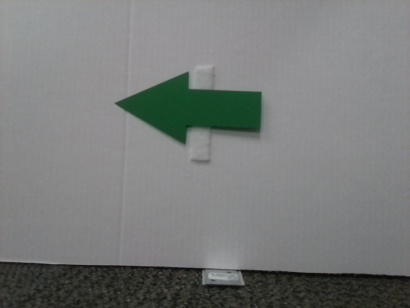
#> input picture scripts/Lab6/2022Simgs/1.jpg, 410 x 308 px
$ python -i modified_knn.py   (imports and definitions only)
#> lines starting #> are read from the running program, lines starting #| are printed output that depends on the picture; after the words box and inside, x2 and y2 are one past the last pixel; in counts of white or black regions, pixels touching at a corner belong together
#> further down, picture is the input picture: shape (308, 410, 3); mean B, G, R 122.6, 123.5, 121.1
#!/usr/bin/env python3

import cv2
import sys
import csv
import time
import numpy as np

def process(img):
	img_copy = img.copy()
	## Blurring and Threshing
	blurred       = cv2.medianBlur(img_copy, 9)
	filter       = cv2.bilateralFilter(blurred, 5, 75, 75)
	_, thresh = cv2.threshold(filter,90,255,cv2.THRESH_BINARY)
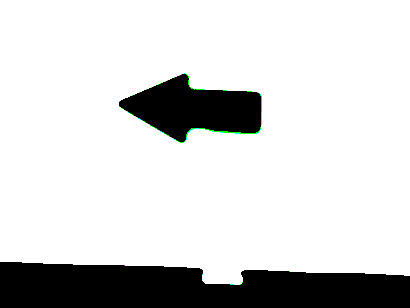
#> thresh: shape (308, 410, 3); mean B, G, R 211.8, 212.1, 211.6

	## Morphological Operations
	element       = cv2.getStructuringElement(cv2.MORPH_RECT, (3,3))
	dilated       = cv2.dilate(thresh, element, iterations=1)

	## Bitwise And Operation
	mask          = 255-dilated
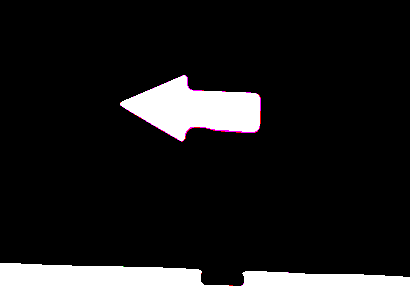
#> mask: shape (308, 410, 3); mean B, G, R 41.4, 41.1, 41.6
	sample        = mask*img_copy
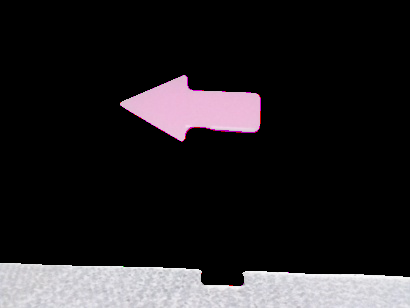
#> sample: shape (308, 410, 3); mean B, G, R 35.4, 33.2, 35.6

	## Contour Detection using Canny Edge Detection Algorithm
	edged = cv2.Canny(sample,30,200)
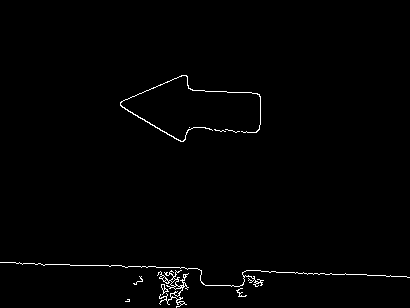
#> edged: shape (308, 410); 1% white in thin lines or dots, all inside (x1, y1, x2, y2) = (0, 75, 410, 308)
	contours, _ = cv2.findContours(edged,
						  cv2.RETR_TREE, cv2.CHAIN_APPROX_SIMPLE)
#> contours = 24 contours, 19 with area under 20; largest, box (x1, y1, x2, y2) and area: (157, 270, 189, 308) 165, (120, 75, 261, 142) 60, (161, 284, 169, 295) 26, (170, 279, 179, 287) 25, (0, 262, 410, 287) 20

	## Find the contour with the maximum area
	try:
		areas = [cv2.contourArea(c) for c in contours]
#> areas = [1, 7, 26.5, 8.5, 13.5, 4, 165, 10, 2, 2, 15, 6, 25, 8.5, 11.5, 11, 9, 4, 20.5, 4, 0, 1, 0, 60]
		if max(areas) > 0:
			max_index = np.argmax(areas)
#> max_index = 6
			cnt = contours[max_index]
#> cnt = contour of 294 points, box (x1, y1, x2, y2) (157, 270, 189, 308), area 165
		else:
			print("inside try else")
			return img
	except:
		print("inside except")
		return img

	print("returning cropped image")
	x,y,w,h = cv2.boundingRect(cnt)
#> x = 157; y = 270; w = 32; h = 38
	return img[y-20:y+h+10,x-20:x+w+10]
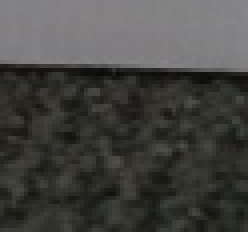
#> returned value: shape (58, 62, 3) (shown 4 times larger); mean of channels 0, 1, 2 65.8, 69, 69; drawn as B, G, R


### Load training images and labels

imageDirectory = './2022Fimgs/'

# [6 lines not run here, left out]

# here we reshape each image into a long vector and ensure the data type is a float (which is what KNN wants)
# [1 line that did not run here, left out]
# [1 line that did not run here, left out]

# read in training labels
# [1 line that did not run here, left out]


### Train classifier
knn = cv2.ml.KNearest_create()
# [6 lines not run here, left out]


imageDirectory = './2022Fimgs/'

### Run test images
# [3 lines not run here, left out]

correct = 0.0
confusion_matrix = np.zeros((6,6))

k = 21

# [35 lines not run here, left out]

>>> import cv2
>>> picture = cv2.imread('2022Simgs/1.jpg')
>>> result = process(picture)

$ run again, on scripts/Lab6/2022Simgs/102.jpg
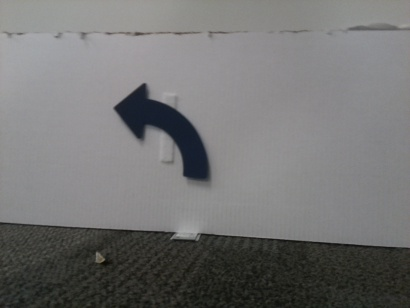
#> input picture scripts/Lab6/2022Simgs/102.jpg, 410 x 308 px
#> picture is the input picture: shape (308, 410, 3); mean B, G, R 115.3, 115.6, 115.7
#> in process, `edged = cv2.Canny(sample,30,200)`:
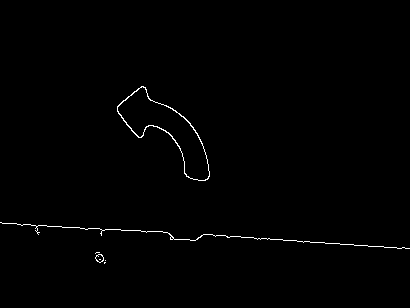
#> edged: shape (308, 410); 0.68% white in thin lines or dots, all inside (x1, y1, x2, y2) = (0, 86, 410, 264)
#> contours = 10 contours, 6 with area under 20; largest, box (x1, y1, x2, y2) and area: (117, 86, 210, 181) 3117, (117, 86, 210, 181) 3009, (95, 254, 104, 263) 48, (95, 254, 104, 263) 42
#> areas = [0.5, 0, 47.5, 42.5, 0, 0, 17.5, 5.5, 3117, 3009]
#> max_index = 8
#> cnt = contour of 144 points, box (x1, y1, x2, y2) (117, 86, 210, 181), area 3117
#> x = 117; y = 86; w = 93; h = 95
#> in process, `return img[y-20:y+h+10,x-20:x+w+10]`:
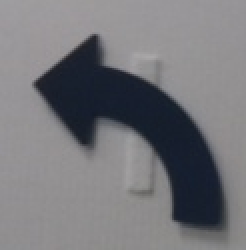
#> returned value: shape (125, 123, 3) (shown 2 times larger); mean of channels 0, 1, 2 122.6, 118.6, 118.5; drawn as B, G, R

$ run again, on scripts/Lab6/2022Simgs/103.jpg
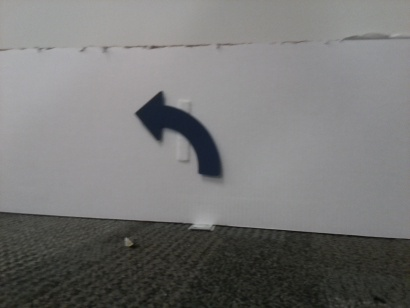
#> input picture scripts/Lab6/2022Simgs/103.jpg, 410 x 308 px
#> picture is the input picture: shape (308, 410, 3); mean B, G, R 117.5, 118.2, 118.4
#> in process, `edged = cv2.Canny(sample,30,200)`:
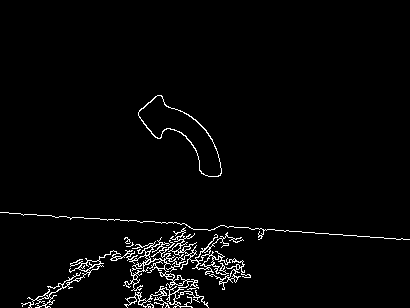
#> edged: shape (308, 410); 2.7% white in thin lines or dots, all inside (x1, y1, x2, y2) = (0, 95, 410, 308)
#> contours = 66 contours, 44 with area under 20; largest, box (x1, y1, x2, y2) and area: (138, 95, 222, 177) 2395, (138, 95, 222, 177) 2303, (21, 227, 251, 308) 1864, (148, 242, 170, 262) 180, (78, 260, 101, 272) 110
#> areas = 66 values, max 2395 at index 64, min 1.5 at index 0, mean 120.3
#> max_index = 64
#> cnt = contour of 126 points, box (x1, y1, x2, y2) (138, 95, 222, 177), area 2395
#> x = 138; y = 95; w = 84; h = 82
#> in process, `return img[y-20:y+h+10,x-20:x+w+10]`:
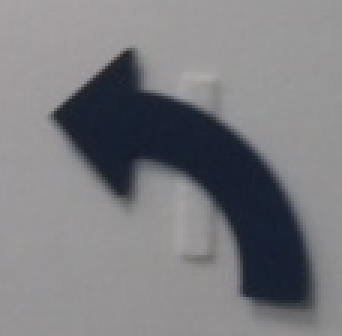
#> returned value: shape (112, 114, 3) (shown 3 times larger); mean of channels 0, 1, 2 127.8, 124.1, 123.8; drawn as B, G, R

$ run again, on scripts/Lab6/2022Simgs/111.jpg
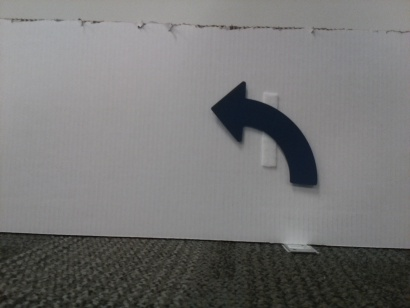
#> input picture scripts/Lab6/2022Simgs/111.jpg, 410 x 308 px
#> picture is the input picture: shape (308, 410, 3); mean B, G, R 117.1, 117.4, 117.6
#> in process, `edged = cv2.Canny(sample,30,200)`:
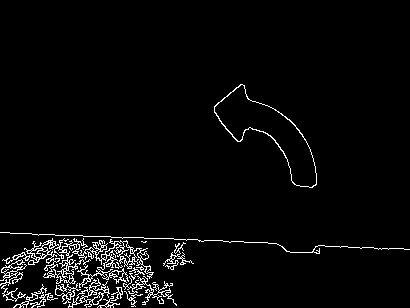
#> edged: shape (308, 410); 3.3% white in thin lines or dots, all inside (x1, y1, x2, y2) = (0, 84, 410, 308)
#> contours = 132 contours, 100 with area under 20; largest, box (x1, y1, x2, y2) and area: (214, 84, 317, 188) 3775, (214, 84, 317, 188) 3672, (24, 238, 154, 288) 1578, (41, 242, 73, 283) 462, (68, 278, 110, 308) 376
#> areas = 132 values, max 3775 at index 130, min 1 at index 67, mean 93.44
#> max_index = 130
#> cnt = contour of 152 points, box (x1, y1, x2, y2) (214, 84, 317, 188), area 3775
#> x = 214; y = 84; w = 103; h = 104
#> in process, `return img[y-20:y+h+10,x-20:x+w+10]`:
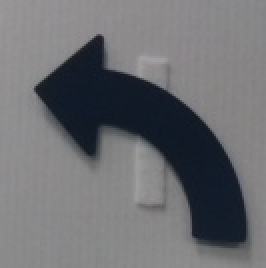
#> returned value: shape (134, 133, 3) (shown 2 times larger); mean of channels 0, 1, 2 114.1, 110.6, 109.5; drawn as B, G, R
